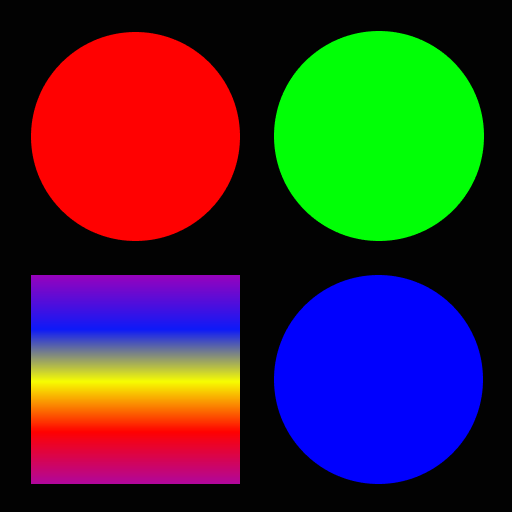
//> input picture OpenCV_1/images/stuff_color_1.png, 512 x 512 px
$ ./main   (built with g++ and OpenCV 4)
//> lines starting //> are read from the running program, lines starting //| are printed output that depends on the picture
### OpenCV_1/Pixel.h
#pragma once

// Pixel.h: interface for the CPixel class.
//
//////////////////////////////////////////////////////////////////////

#include <opencv2/opencv.hpp>

typedef unsigned char BYTE;

class CPixel
{
public:
	CPixel();
	virtual ~CPixel();

	// 레벨별 명암 보기
	cv::Mat GS_makeGrayBand();

	// 명암 대비 보기
	cv::Mat GS_makeContrast();

	// 밝기 조절 - 덧셈/뺄셈
	cv::Mat GS_add_constant(cv::Mat src_image, int constant);

	// 두 영상간 덧셈
	cv::Mat GS_add_image(cv::Mat src_image1, cv::Mat src_image2);

	// 두 영상간 뺄셈
	cv::Mat GS_subtract_image(cv::Mat src_image1, cv::Mat src_image2);

	// 명암 대비 조절 - 곱셈
	cv::Mat GS_multiple_constant(cv::Mat src_image, double scale);

	// 명암 대비 조절 - 나눗셈
	cv::Mat GS_divide_constant(cv::Mat src_image, double scale);

	// 밝기 조절 + 명암 대비 조절
	cv::Mat GS_basic_contrast_brightness(cv::Mat src_image, double contrast, int brightness);

	// 선형 결합
	cv::Mat GS_blending_effect(cv::Mat src_image1, cv::Mat src_image2, double alpha);

	// 명암도 영상의 히스토그램 생성.
	cv::Mat GS_imhist(cv::Mat img, int max_length = 256);

	// 히스토그램 평활화
	cv::Mat GS_histeq(cv::Mat src_image);

	// 히스토그램 데이터를 로그 창에 출력
	void GS_view_hist_data(cv::Mat src_image);

	// 룩업 테이블을 이용한 밝기 조절 + 명암 대비 조절
	cv::Mat GS_LUT_basic_contrast_brightness(cv::Mat src_image, double contrast, int brightness);

	// 주어진 조건에 의한 이진 영상 변환
	cv::Mat GS_threshold(cv::Mat src_image, double thresh, int threshold_type);
	cv::Mat GS_threshold(cv::Mat src_image, double thresh, double max_value, int threshold_type);

	// 적응적 경계값 설정에 의한 이진 영상 변환
	cv::Mat GS_adaptive_threshold(cv::Mat src_image, double max_value,
		int adaptive_method, int threshold_type,
		int block_size = 3, double C = 5);

	// 이진 영상에서의 논리 연산 - 논리 연산(logical operator) 사용
	cv::Mat GS_binary_logic(cv::Mat src_image1, cv::Mat src_image2, int logic_method);

	// 이진 영상을 명암도 영상으로 변환
	cv::Mat GS_binary2gray(cv::Mat src_image);

	// 명암도 영상에서의 논리 연산 - 비트 연산자(bitwise operator) 사용
	cv::Mat GS_gray_logic(cv::Mat src_image1, cv::Mat src_image2, int logic_method);
};

### OpenCV_1/Pixel.cpp
/*
 * Pixel.cpp : Pixel Processing Class
 * Modified by Lee, Moon-Ho (conv2@korea.com), 2006/12/20
 * Additionally modified by Jung, Jin-Woo
 * Last Modified : 2015/03/27
 */

#include "Pixel.h"
#define cvQueryHistValue_1D( hist, idx0 ) cvGetReal1D((hist)->bins, (idx0))


 //////////////////////////////////////////////////////////////////////
 // Construction/Destruction
 //////////////////////////////////////////////////////////////////////

CPixel::CPixel()
{

}

CPixel::~CPixel()
{

}

// Logical operation with two gray-scale images - bitwise operator
// Input: two 8bit gray-scale images + bitwise operator (AND 0, NAND 1, OR 2, NOR 3, XOR 4, Difference 5)
// [121 lines left out: functions GS_gray_logic, GS_binary_logic, GS_binary2gray, not called in this run]


// Binarization by adaptive thresholding
/* Input:
src – Source 8-bit single-channel image.
dst – Destination image of the same size and the same type as src .
maxValue – Non-zero value assigned to the pixels for which the condition is satisfied.
adaptive_method – Adaptive thresholding algorithm to use, ADAPTIVE_THRESH_MEAN_C or ADAPTIVE_THRESH_GAUSSIAN_C.
thresholdType – Thresholding type that must be either THRESH_BINARY or THRESH_BINARY_INV. Check ThresholdTypes
blockSize – Size of a pixel (default 5)
C - Constant subtracted from the mean or weighted mean (default 5)
*/
// [10 lines left out: function GS_adaptive_threshold, not called in this run]

// Binarization by thresholding
/* Input:
src – Source 8-bit single-channel image.
dst – Destination image of the same size and the same type as src .
maxValue – Non-zero value assigned to the pixels for which the condition is satisfied.
thresh - Thr eshold value to be checked
thresholdType – Thresholding type that must be either THRESH_BINARY or THRESH_BINARY_INV. Check ThresholdTypes
*/
// [17 lines left out: functions GS_threshold, GS_threshold, not called in this run]


// Contrast & brightness adjustment by LUT
// Input: 8 bit gray-scale image
cv::Mat CPixel::GS_LUT_basic_contrast_brightness(cv::Mat src_image, double contrast,
	int brightness)
{
	int i, var;

	cv::Mat dst_image;

	// Create a LUT
	cv::Mat LUT(1, 256, CV_8UC1);

	for (i = 0; i < 256; i++) {
		var = (int)(i * contrast + brightness);

		// Clamping for the out-range data
		if (var > 255) var = 255;
		else if (var < 0) var = 0;

		LUT.data[i] = (unsigned char)var;
	}

	LUT.data[0] = 0;

	// Types for src_image, dst_image, and lut should be ALL SAME
	//		  CV_8UC1 : 8bit(integer value), CV_32FC1 : 32bit (real value)
	cv::LUT(src_image, LUT, dst_image);

	return dst_image;
}

// Histogram Equalization
// Input: 8 bit gray-scale image
// [155 lines left out: functions GS_histeq, GS_view_hist_data, GS_imhist, GS_basic_contrast_brightness, GS_multiple_constant, GS_divide_constant, not called in this run]

// Blending
// Input: any two images
cv::Mat CPixel::GS_blending_effect(cv::Mat src_image1, cv::Mat src_image2, double alpha)
{
	cv::Mat dst_image;
	double beta = 1.0 - alpha;
	double gamma = 0.0;

	cv::addWeighted(src_image1, alpha, src_image2, beta, gamma, dst_image);

	return dst_image;
}

// addition with two images
// Input: any two images
cv::Mat CPixel::GS_add_image(cv::Mat src_image1, cv::Mat src_image2)
{
	cv::Mat dst_image;
	cv::add(src_image1, src_image2, dst_image);

	return dst_image;
}

// subtraction with two images
// Input: any two images
cv::Mat CPixel::GS_subtract_image(cv::Mat src_image1, cv::Mat src_image2)
{
	cv::Mat dst_image;

	cv::subtract(src_image1, src_image2, dst_image);

	return dst_image;
}

// Brightness adjustment (constant addition)
// Input: any image
// [49 lines left out: functions GS_add_constant, GS_makeGrayBand, GS_makeContrast, not called in this run]

### OpenCV_1/main.cpp
#include <iostream>
#include <opencv2/opencv.hpp>
#include "Pixel.h"
#include <time.h>

using namespace cv;

// 실습 1-1, 1-2
void solve1_addition(const Mat&, const Mat&);
// 실습 2-1, 2-2
void solve2_subtraction(const Mat&, const Mat&);
// 실습 3-1, 3-2
void solve3_blending(const Mat&, const Mat&, const double&);
// 실습 4-1, 4-2
void solve4_adjustment(const Mat&, const double&, const int&);
// 테스트
void test1_fade_animation(const Mat&, const Mat&, const int&);

// 모든 함수에서 편하게 쓰도록 전역 CPixel 인스턴스 선언
CPixel cpixel;

int main()
{
	// 연산 대상 이미지 로드
	// (이미지들은 <프로젝트경로/images/> 에 들어있는 것으로 가정)
	Mat image1 = imread("./images/stuff_color_1.png");
//> image1 is the input picture: 512 rows x 512 cols, CV_8UC3; mean B, G, R 53, 46.4, 62.4
	Mat image2 = imread("./images/stuff_color_2.png");
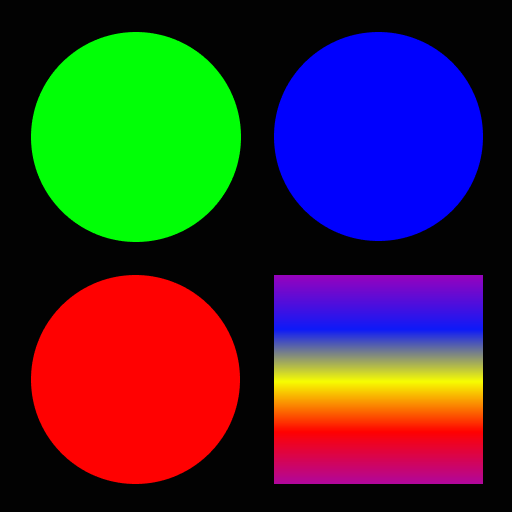
//> input picture OpenCV_1/images/stuff_color_2.png, 512 x 512 px
//> image2 is the input picture: 512 rows x 512 cols, CV_8UC3; mean B, G, R 53, 46.4, 62.4
	//Mat image1 = imread("./images/lenna.png");
	//Mat image2 = imread("./images/orange.jpg");

	// cpixel 인스턴스 생성
	cpixel = CPixel();

	// 문제별 함수 분리
	solve1_addition(image1, image2);
	solve2_subtraction(image1, image2);
	solve3_blending(image1, image2, 0.66);
	solve4_adjustment(image1, 1.5, 30);

	// fade-out-in 애니메이션
	test1_fade_animation(image1, image2, 3000);
}

// 실습 1-1, 1-2
void solve1_addition(const Mat& image1, const Mat& image2)
{
	// 두 이미지 모두 올바른 이미지인지 확인
	if (image1.empty() || image2.empty()) {
		std::cout << "Image load failed!" << std::endl;
		return;
	}

	// CPixel 클래스를 이용한 이미지 add
	Mat result = cpixel.GS_add_image(image1, image2);
//> in GS_add_image, `cv::add(src_image1, src_image2, dst_image);`:
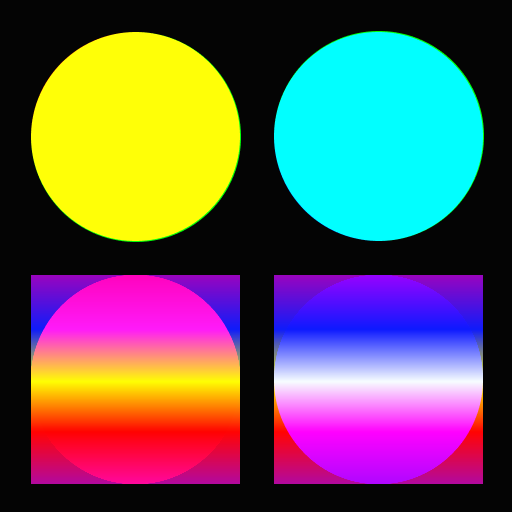
//> dst_image: 512 rows x 512 cols, CV_8UC3; mean B, G, R 92.9, 92.6, 102.3

	// 결과 이미지 출력
	imshow("Output Image", result);

	waitKey();
}

void solve2_subtraction(const Mat& image1, const Mat& image2)
{
	// 두 이미지 모두 올바른 이미지인지 확인
	if (image1.empty() || image2.empty()) {
		std::cout << "Image load failed!" << std::endl;
		return;
	}

	// CPixel 클래스를 이용한 이미지 sub
	Mat result = cpixel.GS_subtract_image(image1, image2);
//> in GS_subtract_image, `cv::subtract(src_image1, src_image2, dst_image);`:
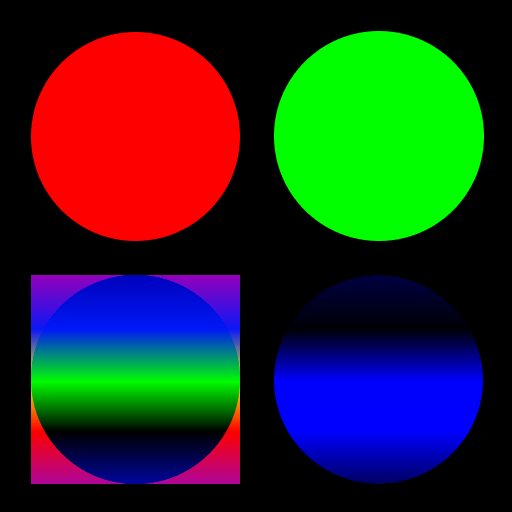
//> dst_image: 512 rows x 512 cols, CV_8UC3; mean B, G, R 38.4, 45.1, 38.8

	// 결과 이미지 출력
	imshow("Output Image", result);

	waitKey();
}

void solve3_blending(const Mat& image1, const Mat& image2, const double& alpha)
{
	// 두 이미지 모두 올바른 이미지인지 확인
	if (image1.empty() || image2.empty()) {
		std::cout << "Image load failed!" << std::endl;
		return;
	}

	// CPixel 클래스를 이용한 이미지 blending
	// (alpha 값은 image1의 weight임)
	Mat result = cpixel.GS_blending_effect(image1, image2, alpha);
//> in GS_blending_effect, `cv::addWeighted(src_image1, alpha, src_image2, beta, gamma, dst_image);`:
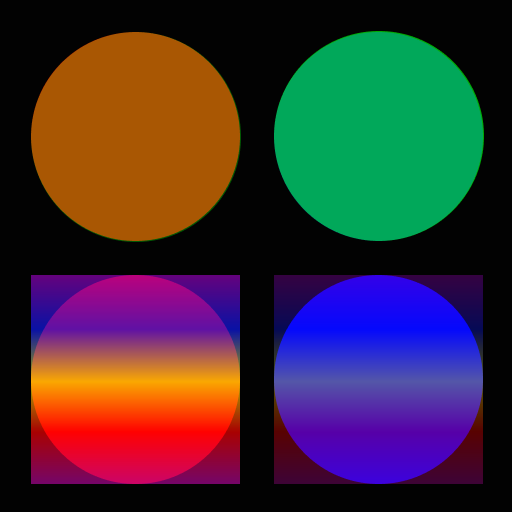
//> dst_image: 512 rows x 512 cols, CV_8UC3; mean B, G, R 53, 46.3, 62.5

	// 결과 이미지 출력
	imshow("Output Image", result);

	waitKey();
}

void solve4_adjustment(const Mat& image, const double& contrast, const int& brightness)
{
//> called with contrast = 1.5, brightness = 30
	// 대상 이미지가 올바른 이미지인지 확인
	if (image.empty()) {
		std::cout << "Image load failed!" << std::endl;
		return;
	}

	// opencv의 cvtColor 함수를 이용해 RGB 컬러 이미지를 흑백 이미지로 변환
	Mat grayScaled;
	cvtColor(image, grayScaled, COLOR_RGB2GRAY);
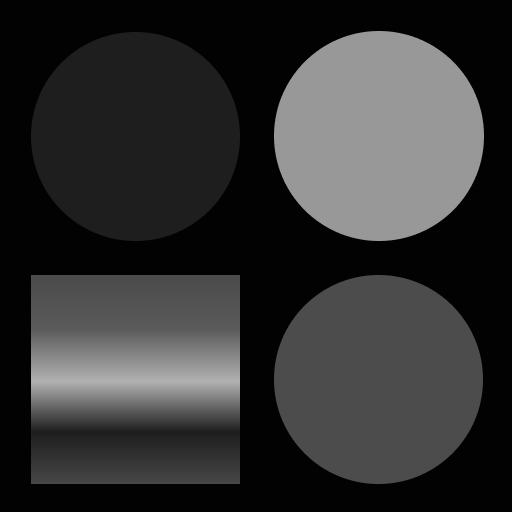
//> grayScaled: 512 rows x 512 cols, CV_8UC1; min 2, max 177, mean 50.2

	// CPixel 클래스를 이용해 흑백 이미지의 contrast, brightness 조정
	Mat result = cpixel.GS_LUT_basic_contrast_brightness(grayScaled, contrast, brightness);
//> in GS_LUT_basic_contrast_brightness, `cv::LUT(src_image, LUT, dst_image);`:
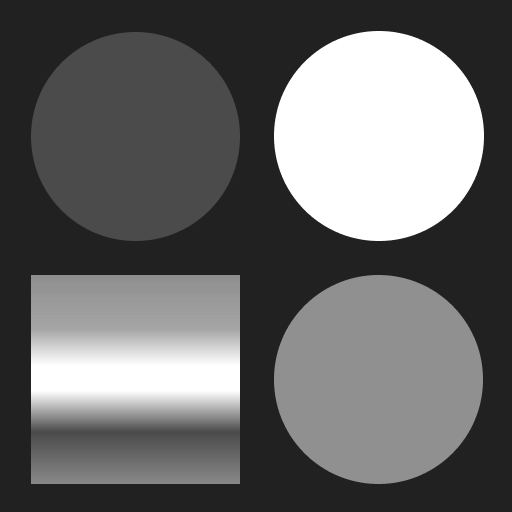
//> dst_image: 512 rows x 512 cols, CV_8UC1; min 33, max 255, mean 104.5

	// 결과 이미지 출력
	imshow("Output Image", result);

	waitKey();
}

void test1_fade_animation(const Mat& image1, const Mat& image2, const int& durationMs)
{
//> called with durationMs = 3000
	// 두 이미지 모두 올바른 이미지인지 확인
	if (image1.empty() || image2.empty()) {
		std::cout << "Image load failed!" << std::endl;
		return;
	}

	// 프레임 당 ms
	int msPerFrame = 150;
	// 애니메이션 지속시간 동안의 총 프레임 수
	double numOfFrames = (double)durationMs / msPerFrame;

	// blending 가중치 초기화
	double alpha = 0;

	// 애니메이션 재생 시간 측정 시작
	clock_t animStart = clock();
	while (alpha < 1) {
		// 프레임 시작 시간 capture
		clock_t frameStart = clock();

		// CPixel 클래스를 이용한 이미지 blending 후, 결과물 출력
		// (image1의 blending 가중치(alpha)는 프레임마다 증가됨)
		Mat result = cpixel.GS_blending_effect(image1, image2, alpha);
		imshow("Output Image", result);

		// 총 프레임 수로 계산된 프레임당 증가치만큼 blending 가중치 증가
		alpha += (1.0 / numOfFrames);

		// 프레임 연산 종료 시각 capture
		clock_t frameEnd = clock();
		// 현재 프레임의 남은 시간만큼 delay
		int delay = frameStart + msPerFrame - frameEnd;
		if (delay > 0) {
			waitKey(delay);
		}
	}
//> this loop made 20 passes
//> pass 3, in GS_blending_effect (call 4), `cv::addWeighted(src_image1, alpha, src_image2, beta, gamma, dst_image);`:
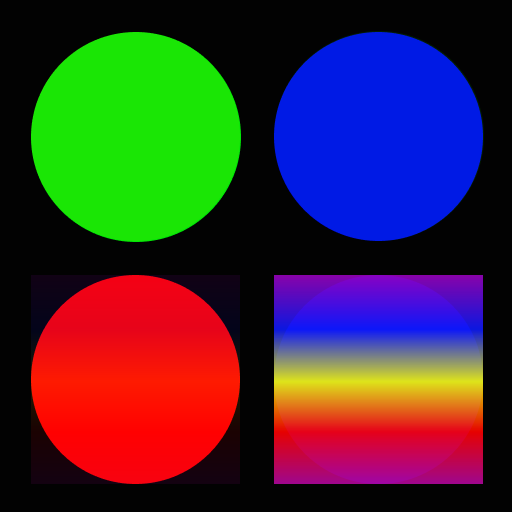
//> dst_image: 512 rows x 512 cols, CV_8UC3; mean B, G, R 52.9, 46.5, 62.4
	// 애니메이션 재생 시간 측정 종료
	clock_t animEnd = clock();

	// 애니메이션 재생 시간 출력
	std::cout << "duration: " << animEnd - animStart << std::endl;

	waitKey();
}
